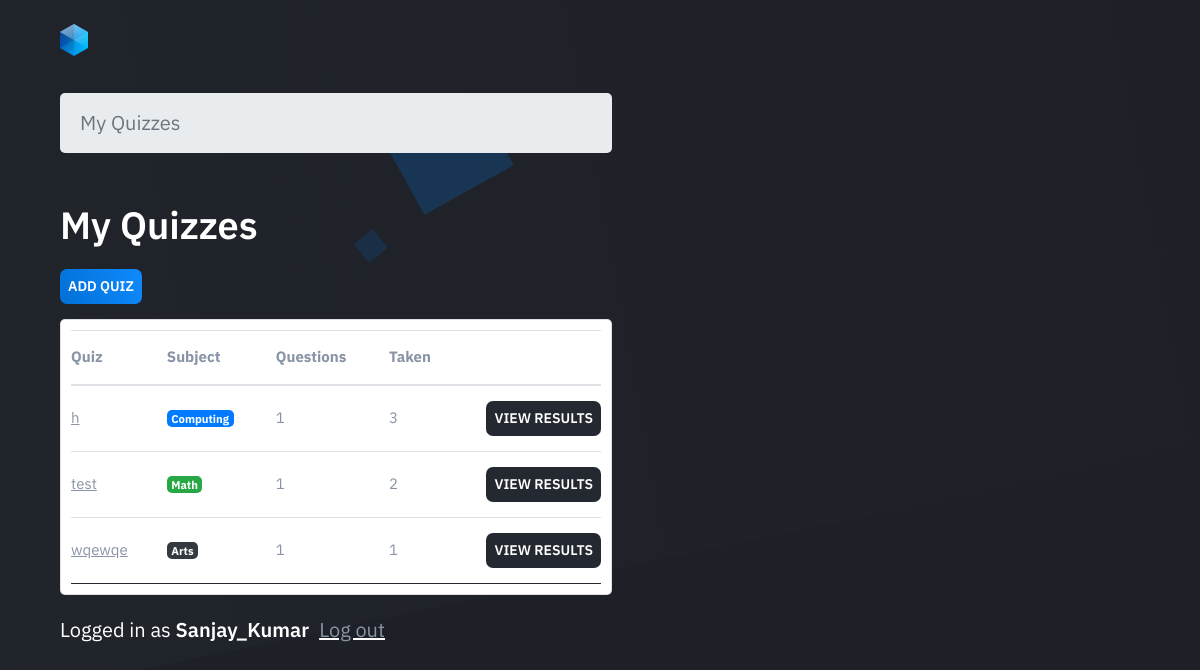
Page /teachers/ (signed in) on the committed database.
### classroom/models.py (models this page shows, shortened)
class Quiz(models.Model):
    owner = models.ForeignKey(User, on_delete=models.CASCADE, related_name='quizzes')
    name = models.CharField(max_length=255)
    subject = models.ForeignKey(Subject, on_delete=models.CASCADE, related_name='quizzes')

class Subject(models.Model):
    name = models.CharField(max_length=30)
    color = models.CharField(max_length=7, default='#007bff')
    def get_html_badge(self):
        name = escape(self.name)
        color = escape(self.color)
        html = '<span class="badge badge-primary" style="background-color: %s">%s</span>' % (color, name)
        return mark_safe(html)

class User(AbstractUser):
    is_student = models.BooleanField(default=False)
    is_teacher = models.BooleanField(default=False)

### classroom/views/teachers.py (the view)
# urls.py: path('', students.QuizListView.as_view(), name='quiz_list'),
@method_decorator([login_required, teacher_required], name='dispatch')
class QuizListView(ListView):
    model = Quiz
    ordering = ('name', )
    context_object_name = 'quizzes'
    template_name = 'classroom/teachers/quiz_change_list.html'
    def get_queryset(self):
        queryset = self.request.user.quizzes \
            .select_related('subject') \
            .annotate(questions_count=Count('questions', distinct=True)) \
            .annotate(taken_count=Count('taken_quizzes', distinct=True))
        return queryset

### classroom/templates/classroom/teachers/quiz_change_list.html
{% extends 'base.html' %}
{% block content %}
  <nav aria-label="breadcrumb">
    <ol class="breadcrumb">
      <li class="breadcrumb-item active" aria-current="page">My Quizzes</li>
    </ol>
  </nav>
  <h2 class="mb-3">My Quizzes</h2>
  <a href="{% url 'teachers:quiz_add' %}" class="button button-primary view_button" role="button">Add quiz</a>
  <div style="padding:10px;margin-top: 15px;" class="card">
    <table style="font-size: 15px;" class="table mb-0">
      <thead>
        <tr>
          <th>Quiz</th>
          <th>Subject</th>
          <th>Questions</th>
          <th>Taken</th>
          <th></th>
        </tr>
      </thead>
      <tbody>
        {% for quiz in quizzes %}
          <tr>
            <td class="align-middle"><a href="{% url 'teachers:quiz_change' quiz.pk %}">{{ quiz.name }}</a></td>
            <td class="align-middle">{{ quiz.subject.get_html_badge }}</td>
            <td class="align-middle">{{ quiz.questions_count }}</td>
            <td class="align-middle">{{ quiz.taken_count }}</td>
            <td class="text-right">
              <a class="button view_button" href="{% url 'teachers:quiz_results' quiz.pk %}">View results</a>
            </td>
          </tr>
        {% empty %}
          <tr>
            <td class="bg-light text-center font-italic" colspan="5">You haven't created any quiz yet.</td>
          </tr>
        {% endfor %}
      </tbody>
    </table>
  </div>
{% endblock %}

### templates/base.html (shortened to what this page needs)
{% load static %}<!doctype html>
<html lang="en">
  <head>
    <link rel="stylesheet" href="https://maxcdn.bootstrapcdn.com/bootstrap/4.0.0/css/bootstrap.min.css">
    <link rel="stylesheet" type="text/css" href="{% static 'vendor/fontello-2f186091/css/fontello.css' %}">
    <link rel="stylesheet" type="text/css" href="{% static 'css/app.css' %}">
    <link rel="stylesheet" type="text/css" href="{% static 'css/style.css' %}">
    {% if user.is_authenticated and user.is_teacher %}
      <link rel="stylesheet" type="text/css" href="{% static 'css/teachers.css' %}">
    {% else %}
      <link rel="stylesheet" type="text/css" href="{% static 'css/students.css' %}">
    {% endif %}
  </head>
  <body class="is-boxed has-animations">
    <div class="body-wrap">
      <header class="site-header">
          <div class="container">
              <div class="site-header-inner">
                  <div class="brand header-brand">
                      <h1 class="m-0">
            <a href="#">
              <img class="header-logo-image" src="{% static 'img/logo.svg' %}" alt="Logo">
                          </a>
                      </h1>
                  </div>
              </div>
          </div>
      </header>
      <main>
          <section class="hero">
              <div class="container">
                  <div class="hero-inner">
            <div class="hero-copy">
                        <div class="cta-inner section-inner">
                          <div class="cta-cta">
                          {% block content %}
                          {% endblock %}
                          </div>
                        </div>
                        <div class="hero-cta">
                          {% if user.is_authenticated %}
                      <p class="pt-3" style="color: #fff;">Logged in as <strong style="padding-right: 10px;">{{ user.username }}</strong><a style="text-decoration: underline;
                  text-decoration-color: #fff !important;" href="{% url 'logout' %}">Log out</a></p>
              {% endif %}
                        </div>
          </div>
                  </div>
              </div>
          </section>
      </main>
  </div>
  </body>
</html>

### static/css/app.css (style rules this page uses)
.view_button { height: 35px !important; padding: 9px 8px !important; }

### static/css/style.css (style rules this page uses)
html { line-height:1.15;-ms-text-size-adjust:100%;-webkit-text-size-adjust:100% }
body { margin:0 }
article,aside,footer,header,nav,section { display:block }
h1 { font-size:2em;margin:0.67em 0 }
figcaption,figure,main { display:block }
a { background-color:transparent;-webkit-text-decoration-skip:objects }
b,strong { font-weight:inherit }
b,strong { font-weight:bolder }
img { border-style:none }
html { box-sizing:border-box }
*,*:before,*:after { box-sizing:inherit }
body { background:#1D2026;-moz-osx-font-smoothing:grayscale;-webkit-font-smoothing:antialiased }
ul,ol { margin-top:0;margin-bottom:24px;padding-left:24px }
ol { list-style:decimal }
img { height:auto;max-width:100%;vertical-align:middle }
img,svg { display:block }
table { border-collapse:collapse;margin-bottom:24px;width:100% }
tr { border-bottom:1px solid #242830 }
th { text-align:left }
th,td { padding:10px 16px }
th:first-child,td:first-child { padding-left:0 }
th:last-child,td:last-child { padding-right:0 }
html { font-size:20px;line-height:30px }
body { color:#8A94A7;font-size:1rem }
body,button,input,select,textarea { font-family:"IBM Plex Sans", sans-serif }
a { color:#8A94A7;text-decoration:underline }
h1,h2,h3,h4,h5,h6,.h1,.h2,.h3,.h4,.h5,.h6 { clear:both;color:#fff;font-weight:600 }
h1,.h1 { font-size:38px;line-height:48px;letter-spacing:0px }
@media (min-width: 641px) { h1,.h1 { font-size:44px;line-height:54px;letter-spacing:0px } }
h2,.h2 { font-size:32px;line-height:42px;letter-spacing:0px }
@media (min-width: 641px) { h2,.h2 { font-size:38px;line-height:48px;letter-spacing:0px } }
h1,h2,.h1,.h2 { margin-top:48px;margin-bottom:16px }
p { margin-top:0;margin-bottom:24px }
b,strong { font-weight:600 }
.container,.container-sm { width:100%;margin:0 auto;padding-left:16px;padding-right:16px }
@media (min-width: 481px) { .container,.container-sm { padding-left:24px;padding-right:24px } }
.container { max-width:1128px }
.text-right { text-align:right }
.m-0 { margin:0 }
.mb-0 { margin-bottom:0 }
.button { display:inline-flex;font-size:14px;letter-spacing:0px;font-weight:600;line-height:16px;text-decoration:none !important;text-transform:uppercase;background-color:#242830;color:#fff !important;border:none;border-radius: 7px;cursor:pointer;justify-content:center;padding:16px 32px;height:48px;text-align:center;white-space:nowrap }
.button::before { border-radius:2px }
.button-primary { background:#097dea;background:linear-gradient(65deg, #0270D7 0, #0F8AFD 100%) }
.site-header { padding:24px 0 }
.site-header-inner { position:relative;display:flex;justify-content:space-between;align-items:center }
@media (min-width: 641px) { .site-header { position:relative } }
@media (min-width: 641px) { .site-header::before { content:'';position:absolute;top:0;left:0;width:100%;height:700px;background:#242830;background:linear-gradient(80deg, rgba(36,40,48,0.5) 0%, rgba(36,40,48,0) 100%);-webkit-transform-origin:0;transform-origin:0;-webkit-transform:skewY(-12deg);transform:skewY(-12deg) } }
.hero { text-align:center;padding-top:13px;padding-bottom:88px }
.hero-copy { position:relative;z-index:1 }
.hero-cta { margin-bottom:40px }
@media (min-width: 641px) { .hero { text-align:left;padding-top:13px;padding-bottom:88px } }
@media (min-width: 641px) { .hero-inner { display:flex;justify-content:space-between;align-items:center } }
@media (min-width: 641px) { .hero-copy { padding-right:0px;width:100% } }
@media (min-width: 641px) { .hero-cta { margin:0 } }
.cta-inner { position:relative;overflow:hidden }
.cta-inner::before { content:'';position:absolute;right:98px;top:-17px;width:160px;height:187px;background-image:url("../img/cta-illustration.svg");background-repeat:no-repeat }
.cta-inner>* { position:relative;width:100% }
@media (min-width: 641px) { .cta-inner { display:flex;align-items:center;justify-content:space-between } }
.is-boxed { background:#242830 }
.body-wrap { background:#1D2026;overflow:hidden;display:flex;flex-direction:column;min-height:100vh }
main { flex:1 0 auto }
.section-inner { position:relative;padding-top:48px;padding-bottom:48px }
@media (min-width: 641px) { .section-inner { padding-top:0px;padding-bottom:0px } }

### static/css/teachers.css (style rules this page uses)
body { background-color: #b0aac2; }

### rows in the picture
Quiz: name "h", subject.get_html_badge "Computing", questions_count "1", taken_count "3"
Quiz: name "test", subject.get_html_badge "Math", questions_count "1", taken_count "2"
Quiz: name "wqewqe", subject.get_html_badge "Arts", questions_count "1", taken_count "1"
User: username "Sanjay_Kumar"
